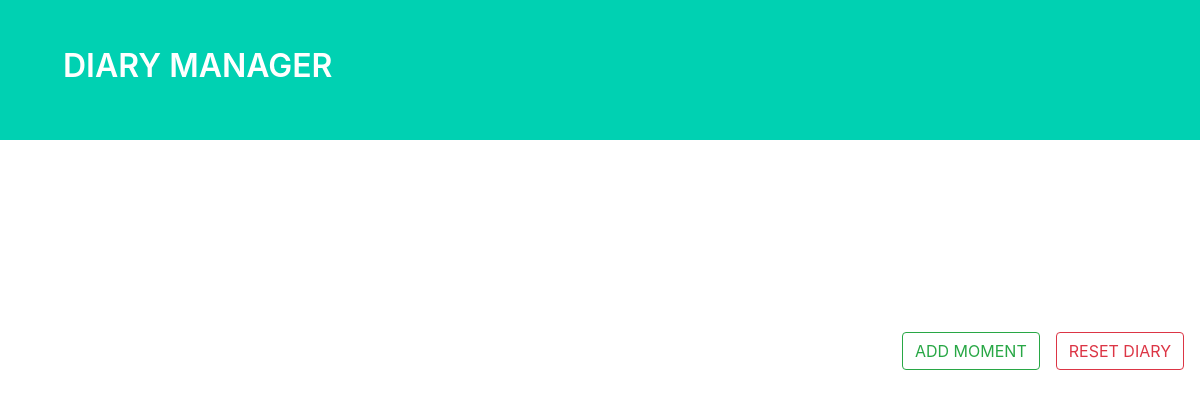
Page /app/ on the earlier database version.
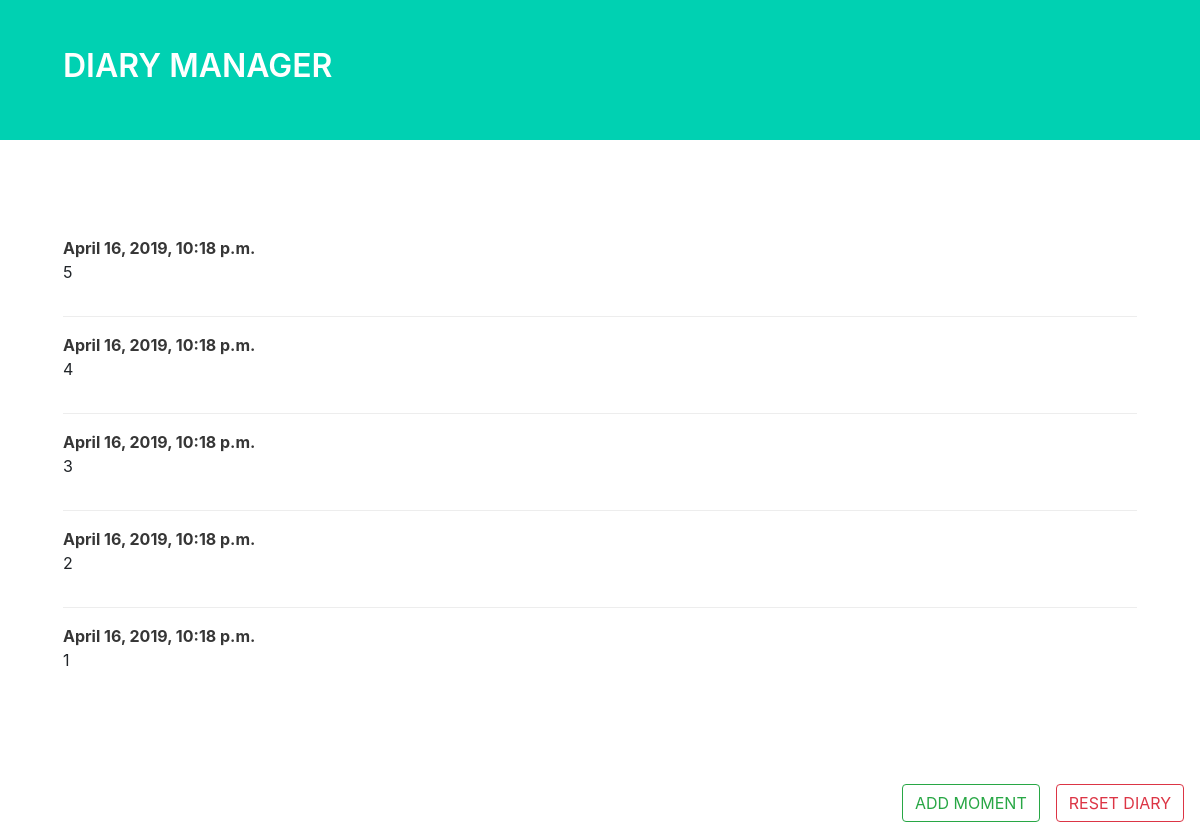
Same page on the later database version.
### entries/models.py (models this page shows, shortened)
class Entry(models.Model):
    text= models.TextField()
    date_posted = models.DateTimeField(auto_now_add=True)
    class Meta:
        verbose_name_plural = 'Entries'

### entries/views.py (the view)
# urls.py: path('', views.index,name='index'),
def index(request):
    entries = Entry.objects.order_by('-date_posted')
    context = {'entries' : entries}
    return render(request,'entries/index.html',context)

### entries/templates/entries/index.html (shortened to what this page needs)
{% load static %}
<!DOCTYPE html>
<html lang="en">
<head>
    <link rel="stylesheet" href="https://cdnjs.cloudflare.com/ajax/libs/bulma/0.6.2/css/bulma.min.css" />
    <link rel="stylesheet" href="https://stackpath.bootstrapcdn.com/bootstrap/4.3.1/css/bootstrap.min.css">
</head>
<body>
    <section class="hero is-primary">
        <div class="hero-body">
            <div class="container bg-black">
                <h1 class="title">
                    DIARY MANAGER
                </h1>
            </div>
        </div>
    </section>
    <section class="section">
        <div class="container hero-body">
            {% for entry in entries %}
            <article class="media">
                <div class="media-content">
                    <div class="content">
                        <p>
                            <strong>{{ entry.date_posted }}</strong>
                            <br>{{ entry.text }}
                        </p>
                    </div>
                </div>
            </article>
            {% endfor %}
        </div>
    </section>
    <div class="d-flex justify-content-end">
        <a href="{% url 'add' %}"><button type="button" class="btn btn-outline-success pull-right mr-3 mb-3">ADD MOMENT</button></a>
        <a href="{% url 'reset' %}"><button type="button" class="btn btn-outline-danger pull-right mr-3 mb-3">RESET DIARY</button></a>
    </div>
</body>
</html>

Differences in the rows shown:
added Entry: date_posted "April 16, 2019, 10:18 p.m.", text "5"
added Entry: date_posted "April 16, 2019, 10:18 p.m.", text "4"
added Entry: date_posted "April 16, 2019, 10:18 p.m.", text "3"
added Entry: date_posted "April 16, 2019, 10:18 p.m.", text "2"
added Entry: date_posted "April 16, 2019, 10:18 p.m.", text "1"
